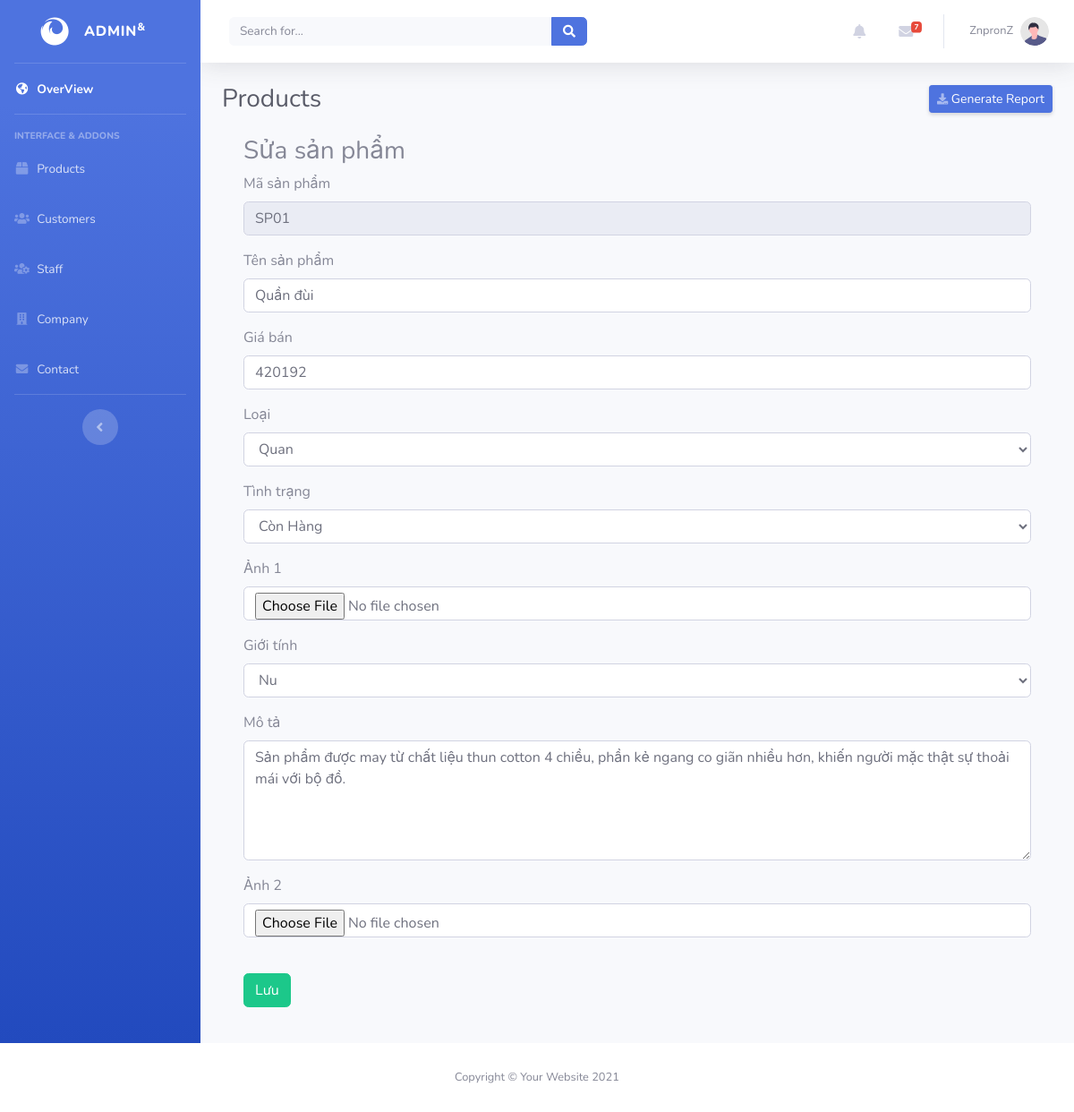
The app's page /Admin/EditProducts.php?MaSP=SP01 with its own data.
### tables this page shows
CREATE TABLE `sanpham` (
  `MaSP` varchar(50) NOT NULL,
  `TenSP` varchar(50) NOT NULL,
  `GiaBan` float NOT NULL,
  `Loai` varchar(50) DEFAULT NULL,
  `TinhTrang` varchar(50) DEFAULT NULL,
  `Anh` varchar(50) DEFAULT NULL,
  `GioiTinh` varchar(50) DEFAULT NULL,
  `MoTa` varchar(200) DEFAULT NULL,
  `Anh_hover` varchar(50) DEFAULT NULL
);

### database.php (called while the page is built, shortened)
<?php
function executeResult($sql)
{
	$connect = new mysqli(HOST,USERNAME,PASSWORD,DATABASE);
    mysqli_set_charset($connect,"utf8");
    $data = [];
    $result= mysqli_query($connect,$sql);
    while ($row = mysqli_fetch_array($result,1)) {
     	$data[]= $row;
     }
    return $data;
}

### Admin/EditProducts.php (the view, shortened to what this page needs)
<?php
require_once("../database.php");
  if(isset($_GET['MaSP'])){
    $MaSP= $_GET['MaSP'];
    $sql = "select * from sanpham where MaSP='$MaSP'";
    $SPList=  executeResult($sql);
    if($SPList !=null && count($SPList) >0){
      $std = $SPList[0];
      $TenSP= $std['TenSP'];
      $GiaBan= $std['GiaBan'];
      $Loai= $std['Loai'];
      $TinhTrang= $std['TinhTrang'];
      $Anh= $std['Anh'];
      $GioiTinh= $std['GioiTinh'];
      $MoTa= $std['MoTa'];
      $Anh_hover= $std['Anh_hover'];
    }
}
?>
<!DOCTYPE <html></html>
<html lang="en">
<head>
    <link href="vendor/fontawesome-free/css/all.min.css" rel="stylesheet" type="text/css">
    <link href="css/sb-admin-2.min.css" rel="stylesheet">
</head>
    <body id="page-top">
    <?php
       require_once("headeAdmin.php");
    ?>
                <div class="container-fluid">
                    <div class="d-sm-flex align-items-center justify-content-between mb-4">
                        <h1 class="h3 mb-0 text-gray-800">Products</h1>
                        <a href="#" class="d-none d-sm-inline-block btn btn-sm btn-primary shadow-sm"><i
                                class="fas fa-download fa-sm text-white-50"></i> Generate Report</a>
                    </div>
  <div class="container">
    <div class="panel panel-primary">
      <div class="panel-heading">
        <h3 class="panel-title">Sửa sản phẩm</h3>
      </div>
      <div class="panel-body">
            <form method="post" enctype="multipart/form-data">
               <div class="form-group">
                  <label>Mã sản phẩm</label>
                  <input  type="text" name="masp" id="masp" class="form-control" value="<?=$MaSP?>" readonly>
               </div>
               <div class="form-group">
                  <label>Tên sản phẩm</label>
                  <input required="true" type="text" name="TenSP" id="TenSP" class="form-control" value="<?=$TenSP?>" >
               </div>
               <div class="form-group">
                  <label>Giá bán</label>
                  <input required="true" onkeypress="return isNumber(event)" type="number" name="GiaBan" id="GiaBan" class="form-control" value="<?=$GiaBan?>" >
               </div>
               <div class="form-group">
                  <label>Loại</label>
                  <select class="form-control" name="Loai" id="Loai" >
                  <option value="<?=$Loai?>"><?=$Loai?></option>
                  </select>
               </div>
               <div class="form-group">
                  <label>Tình trạng</label>
                  <select class="form-control" name="TinhTrang" id="TinhTrang">
                  <option value="<?=$TinhTrang?>"><?=$TinhTrang?></option>
                  </select>
               </div>
               <div class="form-group">
                  <label>Ảnh  1</label>
                  <input type="file" name="Anh" id="Anh" class="form-control" placeholder="Upload ảnh" value="<?=$Anh?>">
               </div>
               <div class="form-group">
                  <label>Giới tính</label>
                  <select class="form-control" name="GioiTinh" id="GioiTinh">
                  <option value="<?=$GioiTinh?>"><?=$GioiTinh?></option>
                  </select>
               </div>
               <div class="form-group">
                  <label>Mô tả</label>
                  <textarea class="form-control" rows="5" name="MoTa" id="MoTa"><?=$MoTa?></textarea>
               </div>
               <div class="form-group">
                  <label>Ảnh 2</label>
                  <input  type="file" name="Anh_hover" id="Anh_hover" class="form-control" value="<?=$Anh_hover?>">
               </div>
                  <br/>
                  <button class="btn btn-success" >Lưu</button>
                  </div>
            <br/>
      </div>
    </div>
    </div>
  </div>
                </div>
            </div>
            <?php
                require_once("footerAdmin.php");
            ?>
</body>
</html>

### records on screen
sanpham: TenSP "Quần đùi", GiaBan "420192", Loai "Quan", TinhTrang "Còn Hàng", GioiTinh "Nu", MoTa "Sản phẩm được may từ chất liệu thun cotton 4 chiều, phần kẻ ngang co giãn nhiều hơn, khiến người mặc thật sự thoải mái với bộ đồ."
